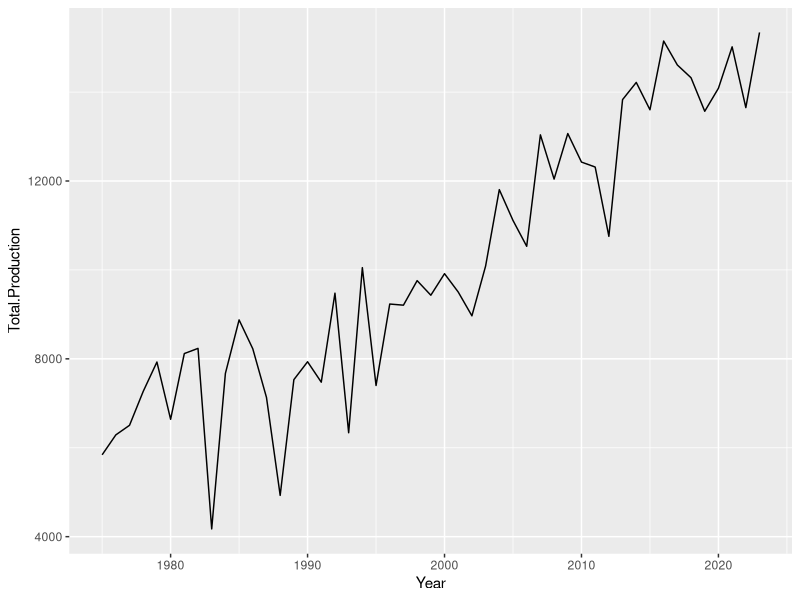

This figure's R source: (Note: this script raises an error after producing the figure.)
## ---- chunk 1
#Loading libraries
library(ggplot2)
library(reshape2)
library(readr)
library(dplyr)

## ---- chunk 2
#Load the commodity dataset
HGP <- read.csv("Feed Grains Yearbook Tables-All Years.csv")

## ---- chunk 3
str(HGP)

summary(HGP)

head(HGP)

NewNames <- c("Commodity","Year","Planted.Acres","Harvested.Acres","Total.Production","Yield","Farm.Price","1","2")

names(HGP) <- NewNames

## ---- chunk 4
#Removing  unnecessary information

HGP = subset(HGP, select = -c(7,8,9) )

HGP$Year <- gsub("/.*", "", HGP$Year)

HGP = filter(HGP, Year > 1974)

HGP = filter(HGP, Commodity == 'Corn')

HGP$Year <- as.numeric(substring(HGP$Year, 1, 4))
HGP$Total.Production <- as.numeric(gsub(",", "", HGP$Total.Production))

head(HGP)
## ---- chunk 5
#plotting commodity prices over the years
ggplot(HGP, aes(x = Year, y = Total.Production))+
  geom_line()
## ---- chunk 6
#Merging datasets

merged <- merge(melted_data, HGP, by = 'Year')

## ---- chunk 7
#Loading in Milk Production Factors

MPF <- read.csv("annualmilkprodfactors.csv")

